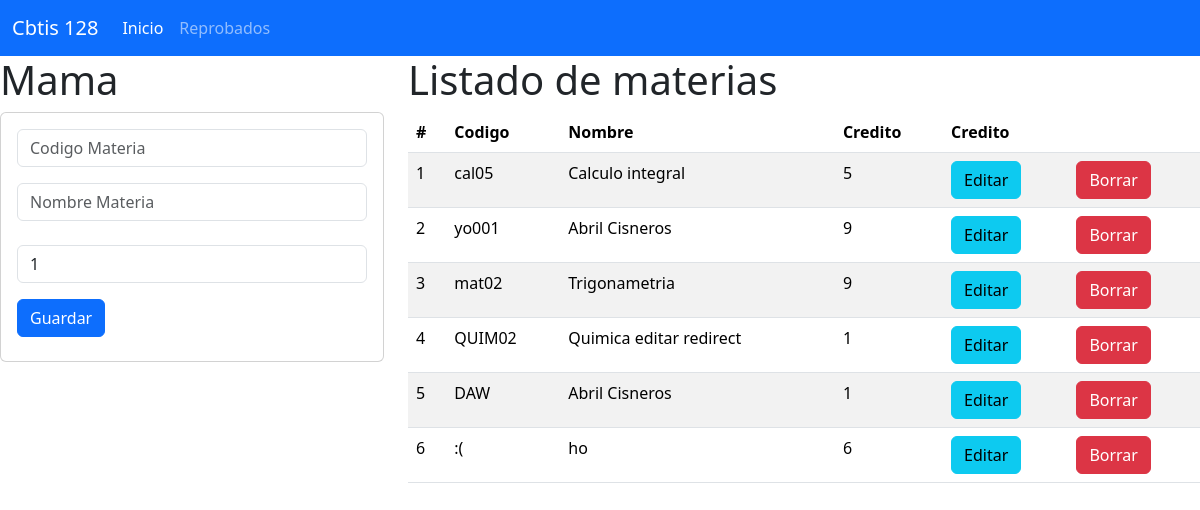
The page / on the database its author committed.
### materia_app/models.py (models this page shows, shortened)
class Materia(models.Model):
    codigo=models.CharField(primary_key=True,max_length=6)
    nombre=models.CharField(max_length=100)
    credito=models.PositiveSmallIntegerField()

### materia_app/views.py (the view)
# urls.py: path("",views.inicio_vista, name="inicio_vista"),
def inicio_vista(request):
    lasmaterias=Materia.objects.all()
    return render(request,"gestionarMateria.html",{"mismaterias":lasmaterias})

### materia_app/templates/gestionarMateria.html
{% extends "base.html" %}
{% block cuerpo %}
<div class="row">
<div class="col-sm-12 col-md-4 col-lg-4 col-xl-4">
    <h1>Mama</h1>
    <div class="card">
      <div class="card-body">
        <form action="/registrarMateria/" method="POST"> {% csrf_token %}
          <div class="form-group">
            <input type="text" id="txtcodigo" name="txtcodigo" class="form-control"
            placeholder="Codigo Materia" minLenght="6" maxLenght="6" required>
          </div>
          <div class="form-group py-3">
            <input type="text" id="txtnombre" name="txtnombre" class="form-control"
            placeholder="Nombre Materia" maxLenght="100" required>
          </div>
          <div class="form-group py-2">
            <input type="text" id="numcredito" name="numcredito" class="form-control"
            value="1" min="1" max="9" required>
          </div>
          <div class="form-group py-2">
            <button type="submit" class="btn btn-primary">Guardar</button>
          </div>
        </form>
      </div>
    </div>
</div>
<div class="col-sm-12 col-md-8 col-lg-8 col-xl-8">
    <h1>Listado de materias</h1>
    <div class="table-responsive">
        <table class="table table-striped">
            <thead>
              <tr>
                <th scope="col">#</th>
                <th scope="col">Codigo</th>
                <th scope="col">Nombre</th>
                <th scope="col">Credito</th>
                <th colspan="2">Credito</th>
              </tr>
            </thead>
            <tbody>
                {% for m in mismaterias %}
                <tr>
                    <td>{{forloop.counter}}</td>
                    <td>{{m.codigo}}</td>
                    <td>{{m.nombre}}</td>
                    <td>{{m.credito}}</td>
                    <td> <a href="seleccionarMateria/{{m.codigo}}" class="btn btn-info">Editar </a></td>
                    <td> <a href="borrarMateria/{{m.codigo}}" class="btn btn-danger">Borrar</a></td>
                </tr>
                {% endfor %}
            </tbody>
          </table>
    </div>
</div>
</div>
{% endblock %}

### materia_app/templates/base.html (shortened to what this page needs)
<!doctype html>
<html lang="en">
  <head>
    <link href="https://cdn.jsdelivr.net/npm/bootstrap@5.3.3/dist/css/bootstrap.min.css" rel="stylesheet">
  </head>
  <body>
    <nav class="navbar navbar-expand-lg bg-primary" data-bs-theme="dark">
        <div class="container-fluid">
          <a class="navbar-brand" href="#">Cbtis 128</a>
          <div class="collapse navbar-collapse" id="navbarNav">
            <ul class="navbar-nav">
              <li class="nav-item">
                <a class="nav-link active" aria-current="page" href="#">Inicio</a>
              </li>
              <li class="nav-item">
                <a class="nav-link" href="#">Reprobados</a>
              </li>
            </ul>
          </div>
        </div>
      </nav>
    {% block cuerpo %}
    {% endblock %}
  </body>
</html>

### rows shown on the page
Materia: codigo "cal05", nombre "Calculo integral", credito "5"
Materia: codigo "yo001", nombre "Abril Cisneros", credito "9"
Materia: codigo "mat02", nombre "Trigonametria", credito "9"
Materia: codigo "QUIM02", nombre "Quimica editar redirect", credito "1"
Materia: codigo "DAW", nombre "Abril Cisneros", credito "1"
Materia: codigo ":(", nombre "ho", credito "6"
